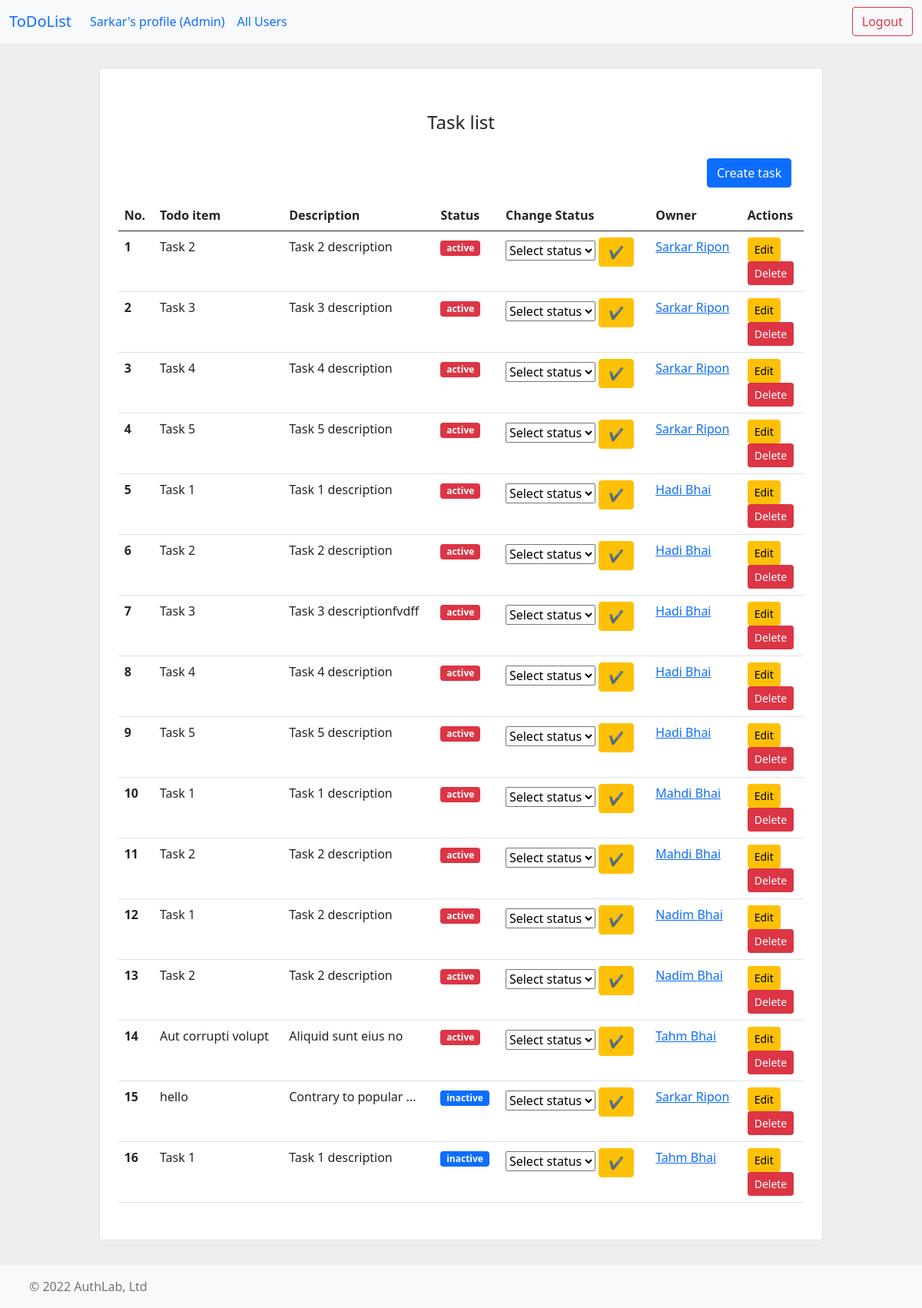
Screenshot of /index.php (signed in) with the database file from the repository.
### tables this page shows
CREATE TABLE `todo_tasks` (
  `id` int(11) NOT NULL,
  `title` varchar(100) NOT NULL,
  `description` text NOT NULL,
  `created_by` int(11) NOT NULL,
  `status` enum('active','inactive','finished') NOT NULL DEFAULT 'active',
  `created_at` timestamp NOT NULL DEFAULT current_timestamp(),
  `updated_at` timestamp NOT NULL DEFAULT current_timestamp()
);

CREATE TABLE `todo_users` (
  `id` int(10) NOT NULL,
  `first_name` varchar(20) NOT NULL,
  `last_name` varchar(20) NOT NULL,
  `email` varchar(30) NOT NULL,
  `password` varchar(256) NOT NULL,
  `dob` date NOT NULL,
  `mobile` varchar(11) NOT NULL,
  `address` varchar(100) NOT NULL,
  `member_since` timestamp NOT NULL DEFAULT current_timestamp() ON UPDATE current_timestamp(),
  `role` enum('member','admin') NOT NULL DEFAULT 'member',
  `propic` longtext NOT NULL
);

### index.php (the view, shortened to what this page needs)
<?php include  'header.php' ?>
<?php
require 'connection.php';
$id   = $_SESSION['loggedInUser']['id'];
$role = $_SESSION['loggedInUser']['role'];
if ($role == 'admin') {
    $sql = "SELECT todo_tasks.*, todo_users.first_name, todo_users.last_name, todo_users.id as memberId FROM todo_tasks LEFT JOIN todo_users ON todo_tasks.created_by = todo_users.id ORDER BY status ASC";
} else {
    $sql = "SELECT * FROM todo_tasks WHERE created_by = $id ORDER BY status ASC";
}
$result = $conn->query($sql);
$rows   = $result->fetch_all(MYSQLI_ASSOC);
?>
<section class=" w-auto p-3" style="background-color: #eee;">
    <div class="w-auto p-3">
        <div class="row d-flex justify-content-center align-items-center h-100">
            <div class="col col-lg-9 col-xl-10">
                <div class="card rounded-3">
                    <div class="card-body p-4">
                        <form>
                            <div class="text-end p-3 col-12 ">
                                <h4 class="text-center my-3 pb-3">Task list</h4>
                                <button type="button" class="btn btn-primary" data-bs-toggle="modal" data-bs-target="#newtask">Create task</button>
                            </div>
                        </form>
                        <table class="table mb-4">
                            <thead>
                                <tr>
                                    <th scope="col">No.</th>
                                    <th scope="col">Todo item</th>
                                    <th scope="col">Description</th>
                                    <th scope="col">Status</th>
                                    <th scope="col">Change Status</th>
                                    <?php if ($role == 'admin') : ?>
                                    <th scope="col">Owner</th>
                                    <?php endif; ?>
                                    <th scope="col">Actions</th>
                                </tr>
                            </thead>
                            <tbody>
                                <?php $rowcount = 1; ?>
                                <?php foreach ($rows as $row) : ?>
                                    <tr>
                                        <th><?php echo $rowcount++; ?></th>
                                        <td><?php echo $row['title']; ?></td>
                                        <td><?php
                                            if (strlen($row['description'])>=200){
                                                echo substr($row['description'],0,20)."...";
                                            } else{
                                                echo $row['description'];
                                            } ?>
                                        </td>
                                        <td>
                                            <p>
                                                <?php if ($row['status'] == 'active') : ?>
                                                    <span class="badge bg-danger"><?php echo $row['status'] ?></span>
                                                <?php elseif ($row['status'] == 'inactive') : ?>
                                                    <span class="badge bg-primary"><?php echo $row['status'] ?></span>
                                                <?php elseif ($row['status'] == 'finished') : ?>
                                                    <span class="badge bg-success"><?php echo $row['status'] ?></span>
                                                <?php endif; ?>
                                            </p>
                                        </td>
                                        <td>
                                            <form action="status_update.php" method="POST">
                                                <select name="task_status" id="">
                                                    <option value="" selected disabled>Select status</option>
                                                </select>
                                                <button type="submit" class="btn btn-warning">✔</button>
                                            </form>
                                        </td>
                                         <?php if ($role == 'admin') : ?>
                                             <td> <a href="profile.php?id=<?php echo $row['memberId']; ?>"> <?php echo $row['first_name']. " ".$row['last_name'] ?> </a></td>
                                         <?php endif; ?>
                                        <td>
                                            <form action="taskEdit.php" method="POST">
                                                <button class="btn btn-warning btn-sm">Edit</button>
                                            </form>
                                            <form action="deleteTask_php.php" method="POST">
                                                <button class="btn btn-danger btn-sm" onclick="return confirm('Are you sure to delete?')">Delete</button>
                                            </form>
                                        </td>
                                    </tr>
                                <?php endforeach; ?>
                            </tbody>
                        </table>
                    </div>
                </div>
            </div>
        </div>
    </div>
</section>
<?php include  'footer.php' ?>

### rows the page displays
todo_tasks: title "Task 2", description "Task 2 description", status "active", todo_users.first_name "Sarkar", todo_users.last_name "Ripon"
todo_tasks: title "Task 3", description "Task 3 description", status "active", todo_users.first_name "Sarkar", todo_users.last_name "Ripon"
todo_tasks: title "Task 4", description "Task 4 description", status "active", todo_users.first_name "Sarkar", todo_users.last_name "Ripon"
todo_tasks: title "Task 5", description "Task 5 description", status "active", todo_users.first_name "Sarkar", todo_users.last_name "Ripon"
todo_tasks: title "Task 1", description "Task 1 description", status "active", todo_users.first_name "Hadi", todo_users.last_name "Bhai"
todo_tasks: title "Task 2", description "Task 2 description", status "active", todo_users.first_name "Hadi", todo_users.last_name "Bhai"
todo_tasks: title "Task 3", description "Task 3 descriptionfvdff", status "active", todo_users.first_name "Hadi", todo_users.last_name "Bhai"
todo_tasks: title "Task 4", description "Task 4 description", status "active", todo_users.first_name "Hadi", todo_users.last_name "Bhai"
todo_tasks: title "Task 5", description "Task 5 description", status "active", todo_users.first_name "Hadi", todo_users.last_name "Bhai"
todo_tasks: title "Task 1", description "Task 1 description", status "active", todo_users.first_name "Mahdi", todo_users.last_name "Bhai"
todo_tasks: title "Task 2", description "Task 2 description", status "active", todo_users.first_name "Mahdi", todo_users.last_name "Bhai"
todo_tasks: title "Task 1", description "Task 2 description", status "active", todo_users.first_name "Nadim", todo_users.last_name "Bhai"
todo_tasks: title "Task 2", description "Task 2 description", status "active", todo_users.first_name "Nadim", todo_users.last_name "Bhai"
todo_tasks: title "Aut corrupti volupt", description "Aliquid sunt eius no", status "active", todo_users.first_name "Tahm", todo_users.last_name "Bhai"
todo_tasks: title "hello", description "Contrary to popular", status "inactive", todo_users.first_name "Sarkar", todo_users.last_name "Ripon"
todo_tasks: title "Task 1", description "Task 1 description", status "inactive", todo_users.first_name "Tahm", todo_users.last_name "Bhai"

### other values shown
$_SESSION['loggedInUser']['first_name'] "Sarkar"
$_SESSION['loggedInUser']['role'] "Admin"
